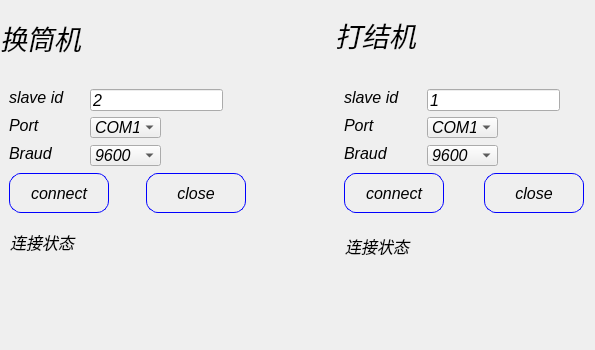
       <widget class="QWidget" name="page_RTU">
        <widget class="QWidget" name="widget_2" native="true">
         <property name="geometry">
          <rect>
           <x>0</x>
           <y>-63</y>
           <width>251</width>
           <height>341</height>
          </rect>
         </property>
         <widget class="QPushButton" name="btn_close_rtu">
          <property name="geometry">
           <rect>
            <x>146</x>
            <y>236</y>
            <width>100</width>
            <height>40</height>
           </rect>
          </property>
          <property name="font">
           <font>
            <family>Arial</family>
            <pointsize>12</pointsize>
            <italic>true</italic>
           </font>
          </property>
          <property name="styleSheet">
           <string notr="true">QPushButton{
 background:transparent;
 color: rgb(0, 0, 0);
 border-style:outset;
 border:1px solid blue;
 border-radius:12px
}

QPushButton:hover{
 background-color: rgb(45, 104, 125);
 border-style: inset;
}

QPushButton:checked{ 
 background-color: rgb(6, 99, 130);
 color: blue;
}</string>
          </property>
          <property name="text">
           <string>close</string>
          </property>
         </widget>
         <widget class="QPushButton" name="btn_connect_rtu">
          <property name="geometry">
           <rect>
            <x>9</x>
            <y>236</y>
            <width>100</width>
            <height>40</height>
           </rect>
          </property>
          <property name="font">
           <font>
            <family>Arial</family>
            <pointsize>12</pointsize>
            <italic>true</italic>
           </font>
          </property>
          <property name="styleSheet">
           <string notr="true">QPushButton{
 background:transparent;
 color: rgb(0, 0, 0);
 border-style:outset;
 border:1px solid blue;
 border-radius:12px
}

QPushButton:hover{
 background-color: rgb(45, 104, 125);
 border-style: inset;
}

QPushButton:checked{ 
 background-color: rgb(6, 99, 130);
 color: blue;
}</string>
          </property>
          <property name="text">
           <string>connect</string>
          </property>
         </widget>
         <widget class="QLabel" name="label_braud_rtu">
          <property name="geometry">
           <rect>
            <x>9</x>
            <y>208</y>
            <width>51</width>
            <height>16</height>
           </rect>
          </property>
          <property name="font">
           <font>
            <family>Arial</family>
            <pointsize>12</pointsize>
            <italic>true</italic>
           </font>
          </property>
          <property name="styleSheet">
           <string notr="true">color: rgb(0, 0, 0);</string>
          </property>
          <property name="text">
           <string>Braud</string>
          </property>
         </widget>
         <widget class="QComboBox" name="comboBox_braudrate">
          <property name="geometry">
           <rect>
            <x>90</x>
            <y>208</y>
            <width>71</width>
            <height>21</height>
           </rect>
          </property>
          <property name="font">
           <font>
            <family>Arial</family>
            <pointsize>12</pointsize>
            <italic>true</italic>
           </font>
          </property>
          <item>
           <property name="text">
            <string>9600</string>
           </property>
          </item>
          <item>
           <property name="text">
            <string>115200</string>
           </property>
          </item>
          <item>
           <property name="text">
            <string>57600</string>
           </property>
          </item>
          <item>
           <property name="text">
            <string>38400</string>
           </property>
          </item>
          <item>
           <property name="text">
            <string>19200</string>
           </property>
          </item>
          <item>
           <property name="text">
            <string>4800</string>
           </property>
          </item>
          <item>
           <property name="text">
            <string>2400</string>
           </property>
          </item>
          <item>
           <property name="text">
            <string>1200</string>
           </property>
          </item>
          <item>
           <property name="text">
            <string/>
           </property>
          </item>
         </widget>
         <widget class="QLabel" name="label_portname">
          <property name="geometry">
           <rect>
            <x>9</x>
            <y>180</y>
            <width>41</width>
            <height>16</height>
           </rect>
          </property>
          <property name="font">
           <font>
            <family>Arial</family>
            <pointsize>12</pointsize>
            <italic>true</italic>
           </font>
          </property>
          <property name="styleSheet">
           <string notr="true">color: rgb(0, 0, 0);</string>
          </property>
          <property name="text">
           <string>Port</string>
          </property>
         </widget>
         <widget class="QComboBox" name="comboBox_portname">
          <property name="geometry">
           <rect>
            <x>90</x>
            <y>180</y>
            <width>71</width>
            <height>21</height>
           </rect>
          </property>
          <property name="font">
           <font>
            <family>Arial</family>
            <pointsize>12</pointsize>
            <italic>true</italic>
           </font>
          </property>
          <item>
           <property name="text">
            <string>COM1</string>
           </property>
          </item>
          <item>
           <property name="text">
            <string>COM2</string>
           </property>
          </item>
          <item>
           <property name="text">
            <string>COM3</string>
           </property>
          </item>
          <item>
           <property name="text">
            <string>COM4</string>
           </property>
          </item>
          <item>
           <property name="text">
            <string>COM5</string>
           </property>
          </item>
          <item>
           <property name="text">
            <string>COM6</string>
           </property>
          </item>
          <item>
           <property name="text">
            <string>COM7</string>
           </property>
          </item>
          <item>
           <property name="text">
            <string>COM8</string>
           </property>
          </item>
         </widget>
         <widget class="QLabel" name="label_status_rtu">
          <property name="geometry">
           <rect>
            <x>95</x>
            <y>292</y>
            <width>50</width>
            <height>30</height>
           </rect>
          </property>
          <property name="font">
           <font>
            <family>Arial</family>
            <pointsize>16</pointsize>
            <italic>true</italic>
           </font>
          </property>
          <property name="styleSheet">
           <string notr="true">color: rgb(85, 255, 0);</string>
          </property>
          <property name="text">
           <string/>
          </property>
          <property name="pixmap">
           <pixmap resource="../qrc/tupian/zz.qrc">:/z/link.png</pixmap>
          </property>
          <property name="scaledContents">
           <bool>true</bool>
          </property>
         </widget>
         <widget class="QLabel" name="label_35">
          <property name="geometry">
           <rect>
            <x>9</x>
            <y>152</y>
            <width>61</width>
            <height>16</height>
           </rect>
          </property>
          <property name="font">
           <font>
            <family>Arial</family>
            <pointsize>12</pointsize>
            <italic>true</italic>
           </font>
          </property>
          <property name="styleSheet">
           <string notr="true">color: rgb(0, 0, 0);</string>
          </property>
          <property name="text">
           <string>slave id</string>
          </property>
         </widget>
         <widget class="QLineEdit" name="lineEdit_sklave_id_Rtu">
          <property name="geometry">
           <rect>
            <x>90</x>
            <y>152</y>
            <width>133</width>
            <height>22</height>
           </rect>
          </property>
          <property name="font">
           <font>
            <family>Arial</family>
            <pointsize>12</pointsize>
            <italic>true</italic>
           </font>
          </property>
          <property name="text">
           <string>2</string>
          </property>
         </widget>
         <widget class="QLabel" name="label_39">
          <property name="geometry">
           <rect>
            <x>0</x>
            <y>80</y>
            <width>91</width>
            <height>41</height>
           </rect>
          </property>
          <property name="font">
           <font>
            <family>Arial</family>
            <pointsize>20</pointsize>
            <italic>true</italic>
           </font>
          </property>
          <property name="styleSheet">
           <string notr="true">color: rgb(0, 0, 0);</string>
          </property>
          <property name="text">
           <string>换筒机</string>
          </property>
         </widget>
         <widget class="QLabel" name="label_40">
          <property name="geometry">
           <rect>
            <x>10</x>
            <y>294</y>
            <width>71</width>
            <height>21</height>
           </rect>
          </property>
          <property name="font">
           <font>
            <family>Arial</family>
            <pointsize>12</pointsize>
            <italic>true</italic>
           </font>
          </property>
          <property name="text">
           <string>连接状态</string>
          </property>
         </widget>
        </widget>
        <widget class="QWidget" name="widget_3" native="true">
         <property name="geometry">
          <rect>
           <x>335</x>
           <y>-63</y>
           <width>251</width>
           <height>341</height>
          </rect>
         </property>
         <widget class="QPushButton" name="btn_close_rtu_2">
          <property name="geometry">
           <rect>
            <x>149</x>
            <y>236</y>
            <width>100</width>
            <height>40</height>
           </rect>
          </property>
          <property name="font">
           <font>
            <family>Arial</family>
            <pointsize>12</pointsize>
            <italic>true</italic>
           </font>
          </property>
          <property name="styleSheet">
           <string notr="true">QPushButton{
 background:transparent;
 color: rgb(0, 0, 0);
 border-style:outset;
 border:1px solid blue;
 border-radius:12px
}

QPushButton:hover{
 background-color: rgb(45, 104, 125);
 border-style: inset;
}

QPushButton:checked{ 
 background-color: rgb(6, 99, 130);
 color: blue;
}</string>
          </property>
          <property name="text">
           <string>close</string>
          </property>
         </widget>
         <widget class="QPushButton" name="btn_connect_rtu_2">
          <property name="geometry">
           <rect>
            <x>9</x>
            <y>236</y>
            <width>100</width>
            <height>40</height>
           </rect>
          </property>
          <property name="font">
           <font>
            <family>Arial</family>
            <pointsize>12</pointsize>
            <italic>true</italic>
           </font>
          </property>
          <property name="styleSheet">
           <string notr="true">QPushButton{
 background:transparent;
 color: rgb(0, 0, 0);
 border-style:outset;
 border:1px solid blue;
 border-radius:12px
}

QPushButton:hover{
 background-color: rgb(45, 104, 125);
 border-style: inset;
}

QPushButton:checked{ 
 background-color: rgb(6, 99, 130);
 color: blue;
}</string>
          </property>
          <property name="text">
           <string>connect</string>
          </property>
         </widget>
         <widget class="QLabel" name="label_braud_rtu_2">
          <property name="geometry">
           <rect>
            <x>9</x>
            <y>208</y>
            <width>51</width>
            <height>16</height>
           </rect>
          </property>
          <property name="font">
           <font>
            <family>Arial</family>
            <pointsize>12</pointsize>
            <italic>true</italic>
           </font>
          </property>
          <property name="styleSheet">
           <string notr="true">color: rgb(0, 0, 0);</string>
          </property>
          <property name="text">
           <string>Braud</string>
          </property>
         </widget>
         <widget class="QComboBox" name="comboBox_braudrate_2">
          <property name="geometry">
           <rect>
            <x>92</x>
            <y>208</y>
            <width>71</width>
            <height>21</height>
           </rect>
          </property>
          <property name="font">
           <font>
            <family>Arial</family>
            <pointsize>12</pointsize>
            <italic>true</italic>
           </font>
          </property>
          <item>
           <property name="text">
            <string>9600</string>
           </property>
          </item>
          <item>
           <property name="text">
            <string>115200</string>
           </property>
          </item>
          <item>
           <property name="text">
            <string>57600</string>
           </property>
          </item>
          <item>
           <property name="text">
            <string>38400</string>
           </property>
          </item>
          <item>
           <property name="text">
            <string>19200</string>
           </property>
          </item>
          <item>
           <property name="text">
            <string>4800</string>
           </property>
          </item>
          <item>
           <property name="text">
            <string>2400</string>
           </property>
          </item>
          <item>
           <property name="text">
            <string>1200</string>
           </property>
          </item>
          <item>
           <property name="text">
            <string/>
           </property>
          </item>
         </widget>
         <widget class="QLabel" name="label_portname_2">
          <property name="geometry">
           <rect>
            <x>9</x>
            <y>180</y>
            <width>41</width>
            <height>16</height>
           </rect>
          </property>
          <property name="font">
           <font>
            <family>Arial</family>
            <pointsize>12</pointsize>
            <italic>true</italic>
           </font>
          </property>
          <property name="styleSheet">
           <string notr="true">color: rgb(0, 0, 0);</string>
          </property>
          <property name="text">
           <string>Port</string>
          </property>
         </widget>
         <widget class="QComboBox" name="comboBox_portname_2">
          <property name="geometry">
           <rect>
            <x>92</x>
            <y>180</y>
            <width>71</width>
            <height>21</height>
           </rect>
          </property>
          <property name="font">
           <font>
            <family>Arial</family>
            <pointsize>12</pointsize>
            <italic>true</italic>
           </font>
          </property>
          <item>
           <property name="text">
            <string>COM1</string>
           </property>
          </item>
          <item>
           <property name="text">
            <string>COM2</string>
           </property>
          </item>
          <item>
           <property name="text">
            <string>COM3</string>
           </property>
          </item>
          <item>
           <property name="text">
            <string>COM4</string>
           </property>
          </item>
          <item>
           <property name="text">
            <string>COM5</string>
           </property>
          </item>
          <item>
           <property name="text">
            <string>COM6</string>
           </property>
          </item>
          <item>
           <property name="text">
            <string>COM7</string>
           </property>
          </item>
          <item>
           <property name="text">
            <string>COM8</string>
           </property>
          </item>
         </widget>
         <widget class="QLabel" name="label_status_rtu_2">
          <property name="geometry">
           <rect>
            <x>100</x>
            <y>294</y>
            <width>50</width>
            <height>30</height>
           </rect>
          </property>
          <property name="font">
           <font>
            <family>Arial</family>
            <pointsize>16</pointsize>
            <italic>true</italic>
           </font>
          </property>
          <property name="styleSheet">
           <string notr="true">color: rgb(85, 255, 0);</string>
          </property>
          <property name="text">
           <string/>
          </property>
          <property name="pixmap">
           <pixmap resource="../qrc/tupian/zz.qrc">:/z/link.png</pixmap>
          </property>
          <property name="scaledContents">
           <bool>true</bool>
          </property>
         </widget>
         <widget class="QLabel" name="label_41">
          <property name="geometry">
           <rect>
            <x>9</x>
            <y>152</y>
            <width>61</width>
            <height>16</height>
           </rect>
          </property>
          <property name="font">
           <font>
            <family>Arial</family>
            <pointsize>12</pointsize>
            <italic>true</italic>
           </font>
          </property>
          <property name="styleSheet">
           <string notr="true">color: rgb(0, 0, 0);</string>
          </property>
          <property name="text">
           <string>slave id</string>
          </property>
         </widget>
         <widget class="QLineEdit" name="lineEdit_sklave_id_Rtu_2">
          <property name="geometry">
           <rect>
            <x>92</x>
            <y>152</y>
            <width>133</width>
            <height>22</height>
           </rect>
          </property>
          <property name="font">
           <font>
            <family>Arial</family>
            <pointsize>12</pointsize>
            <italic>true</italic>
           </font>
          </property>
          <property name="text">
           <string>1</string>
          </property>
         </widget>
         <widget class="QLabel" name="label_46">
          <property name="geometry">
           <rect>
            <x>0</x>
            <y>82</y>
            <width>91</width>
            <height>31</height>
           </rect>
          </property>
          <property name="font">
           <font>
            <family>Arial</family>
            <pointsize>20</pointsize>
            <italic>true</italic>
           </font>
          </property>
          <property name="styleSheet">
           <string notr="true">color: rgb(0, 0, 0);</string>
          </property>
          <property name="text">
           <string>打结机</string>
          </property>
         </widget>
         <widget class="QLabel" name="label_47">
          <property name="geometry">
           <rect>
            <x>10</x>
            <y>298</y>
            <width>71</width>
            <height>21</height>
           </rect>
          </property>
          <property name="font">
           <font>
            <family>Arial</family>
            <pointsize>12</pointsize>
            <italic>true</italic>
           </font>
          </property>
          <property name="text">
           <string>连接状态</string>
          </property>
         </widget>
        </widget>
       </widget>
